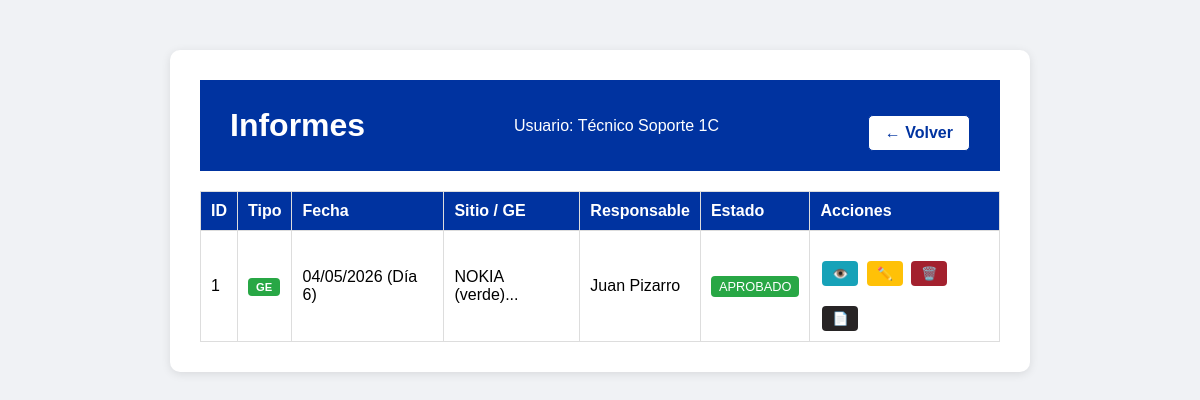
Before: /ver_informes (signed in) with the older database file.
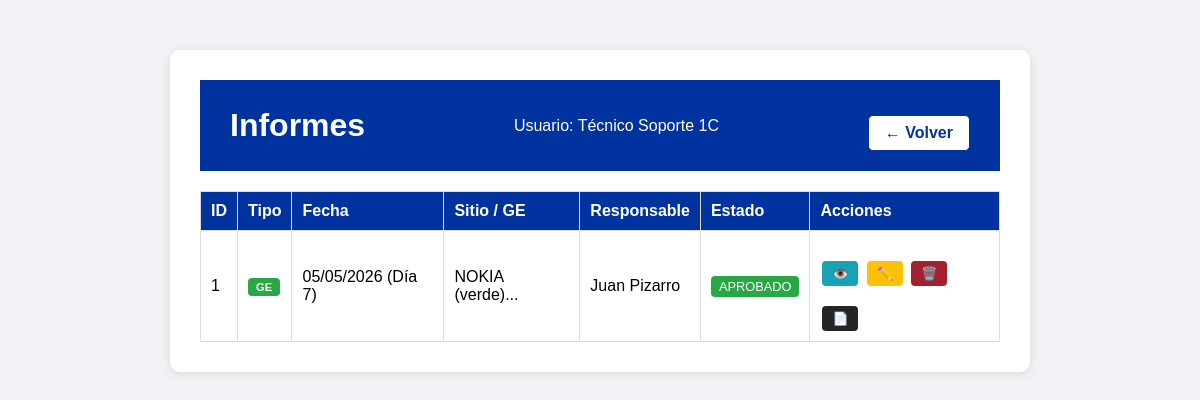
After: the same page with the newer database file.
### app.py (models this page shows, shortened)
class Usuario(db.Model):
    id = db.Column(db.Integer, primary_key=True)
    username = db.Column(db.String(20), unique=True, nullable=False)
    password = db.Column(db.String(200), nullable=False)
    nombre = db.Column(db.String(50), nullable=False)
    rol = db.Column(db.String(20), nullable=False)
    email = db.Column(db.String(100), nullable=True)
    fecha_registro = db.Column(db.DateTime, default=datetime.utcnow)

class InspeccionGE(db.Model):
    id = db.Column(db.Integer, primary_key=True)
    usuario_id = db.Column(db.Integer, db.ForeignKey('usuario.id'), nullable=False)
    sitio_id = db.Column(db.Integer, db.ForeignKey('sitio.id'), nullable=True)
    fecha = db.Column(db.String(20), nullable=False)
    dia_turno = db.Column(db.Integer, nullable=False)
    responsable = db.Column(db.String(50), nullable=False)
    nombre_ge = db.Column(db.String(50), nullable=False)
    tipo_ge = db.Column(db.String(50), nullable=False)
    horometro = db.Column(db.Integer, nullable=False)
    hora_inicio = db.Column(db.String(10), nullable=False)
    hora_termino = db.Column(db.String(10), nullable=False)
    potencia_continua = db.Column(db.Integer, nullable=True)
    cantidad_arranques = db.Column(db.Integer, nullable=False)
    horas_funcionamiento = db.Column(db.Integer, nullable=False)
    nivel_aceite = db.Column(db.String(10), nullable=False)
    nivel_combustible = db.Column(db.String(10), nullable=False)
    nivel_refrigerante = db.Column(db.String(10), nullable=False)
    proxima_mantencion = db.Column(db.Integer, nullable=False)
    estado_carcasa = db.Column(db.String(5), nullable=False)
    limpieza_ge_interior = db.Column(db.String(5), nullable=False)
    limpieza_radiador = db.Column(db.String(5), nullable=False)
    visor_combustible = db.Column(db.String(5), nullable=False)
    arranque_automatico = db.Column(db.String(5), nullable=False)
    limpieza_interior = db.Column(db.String(5), nullable=False)
    limpieza_exterior = db.Column(db.String(5), nullable=False)
    cable_5p_4p = db.Column(db.String(5), nullable=False)
    observaciones = db.Column(db.Text, nullable=True)
    estado_pantalla = db.Column(db.String(5), nullable=False)
    estado_parada_emergencia = db.Column(db.String(5), nullable=False)
    estado_corta_corriente = db.Column(db.String(5), nullable=False)
    estado_selector = db.Column(db.String(5), nullable=False)
    estado_bornes_bateria = db.Column(db.String(5), nullable=False)
    estado_ramal_cables = db.Column(db.String(5), nullable=False)
    estado_enchufe = db.Column(db.String(5), nullable=False)
    estado_cebador = db.Column(db.String(5), nullable=False)
    estado_mangueras = db.Column(db.String(5), nullable=False)
    estado_alarmas = db.Column(db.String(5), nullable=False)
    estado_extintor = db.Column(db.String(5), nullable=False)
    estado_puertas = db.Column(db.String(5), nullable=False)
    estado_baterias = db.Column(db.String(5), nullable=False)
    estado_ventilador = db.Column(db.String(5), nullable=False)
    observaciones_breaker = db.Column(db.Text, nullable=True)
    limpieza_general = db.Column(db.String(5), nullable=False)
    estado_chasis = db.Column(db.String(5), nullable=False)
    cantidad_cunas = db.Column(db.String(10), nullable=False)
    checkpoints = db.Column(db.String(5), nullable=False)
    presion_neumaticos = db.Column(db.String(5), nullable=False)
    estado_jaula = db.Column(db.String(5), nullable=False)
    estado_candados = db.Column(db.String(5), nullable=False)
    nivelacion_carro = db.Column(db.String(5), nullable=False)
    patas_posicionamiento = db.Column(db.String(5), nullable=False)
    manivelas_izajes = db.Column(db.String(5), nullable=False)
    observaciones_estructuras = db.Column(db.Text, nullable=True)
    foto_1 = db.Column(db.String(200), nullable=True)
    foto_2 = db.Column(db.String(200), nullable=True)
    foto_3 = db.Column(db.String(200), nullable=True)
    foto_breaker_1 = db.Column(db.String(200), nullable=True)
    foto_breaker_2 = db.Column(db.String(200), nullable=True)
    foto_breaker_3 = db.Column(db.String(200), nullable=True)
    foto_estructura_1 = db.Column(db.String(200), nullable=True)
    foto_estructura_2 = db.Column(db.String(200), nullable=True)
    foto_estructura_3 = db.Column(db.String(200), nullable=True)
    foto_lev_1 = db.Column(db.String(200), nullable=True)
    foto_lev_2 = db.Column(db.String(200), nullable=True)
    foto_lev_3 = db.Column(db.String(200), nullable=True)
    foto_lev_4 = db.Column(db.String(200), nullable=True)
    foto_lev_5 = db.Column(db.String(200), nullable=True)
    foto_lev_6 = db.Column(db.String(200), nullable=True)
    foto_lev_7 = db.Column(db.String(200), nullable=True)
    foto_lev_8 = db.Column(db.String(200), nullable=True)
    estado = db.Column(db.String(20), default='pendiente')
    fecha_registro = db.Column(db.DateTime, default=datetime.utcnow)
    motivo_rechazo = db.Column(db.String(500), nullable=True)
    usuario = db.relationship('Usuario', backref='inspecciones_ge')
    sitio = db.relationship('Sitio', backref='inspecciones_ge')

### app.py (the view, shortened to what this page needs)
@app.route('/ver_informes')
def ver_informes():
    if 'username' not in session:
        return redirect(url_for('login'))
    usuario_actual = Usuario.query.filter_by(username=session['username']).first()
    if usuario_actual.rol == 'supervisor':
        cow_inspecciones = InspeccionCOW.query.order_by(InspeccionCOW.fecha_registro.desc()).all()
    else:
        cow_inspecciones = InspeccionCOW.query.filter_by(usuario_id=usuario_actual.id).order_by(InspeccionCOW.fecha_registro.desc()).all()
    if usuario_actual.rol == 'supervisor':
        ge_inspecciones = InspeccionGE.query.order_by(InspeccionGE.fecha_registro.desc()).all()
    else:
        ge_inspecciones = InspeccionGE.query.filter_by(usuario_id=usuario_actual.id).order_by(InspeccionGE.fecha_registro.desc()).all()
    inspecciones_unificadas = []
    for ins in ge_inspecciones:
        inspecciones_unificadas.append({
            'id': ins.id,
            'tipo': 'ge',
            'fecha': ins.fecha,
            'dia_turno': ins.dia_turno,
            'sitio': ins.nombre_ge,  # GE usa nombre_ge
            'responsable': ins.responsable,
            'estado': ins.estado
        })
    inspecciones_unificadas.sort(key=lambda x: x['fecha'], reverse=True)
    return render_template('ver_informes.html', usuario=session['nombre'], rol=session['rol'], inspecciones=inspecciones_unificadas)

### templates/ver_informes.html (shortened to what this page needs)
<!DOCTYPE html>
<html lang="es">
<head>
    <link rel="stylesheet" href="{{ url_for('static', filename='style.css') }}">
</head>
<body>
    <div class="container">
        <div class="header">
            <h1>Informes</h1>
            <p>Usuario: {{ usuario }}</p>
            <a href="{{ url_for('menu') }}" class="volver-btn">← Volver</a>
        </div>
        {% if inspecciones %}
            <table class="tabla-informes">
                <thead>
                    <tr>
                        <th>ID</th>
                        <th>Tipo</th>
                        <th>Fecha</th>
                        <th>Sitio / GE</th>
                        <th>Responsable</th>
                        <th>Estado</th>
                        <th>Acciones</th>
                    </tr>
                </thead>
                <tbody>
                    {% for ins in inspecciones %}
                    <tr>
                        <td>{{ ins.id }}</td>
                        <td>
                            <span class="tipo {{ ins.tipo }}">
                                {{ ins.tipo|upper }}
                            </span>
                        </td>
                        <td>{{ ins.fecha }} (Día {{ ins.dia_turno }})</td>
                        <td>{{ ins.sitio[:50] if ins.sitio else 'N/A' }}...</td>
                        <td>{{ ins.responsable }}</td>
                        <td>
                            <span class="estado {{ ins.estado }}">
                                {{ ins.estado|upper }}
                            </span>
                        </td>
                        <td>
                        <a href="{{ url_for('ver_informe', id=ins.id, tipo=ins.tipo) }}" class="btn-ver">👁️</a>
                        <a href="{{ url_for('editar_informe', id=ins.id, tipo=ins.tipo) }}" class="btn-editar">✏️</a>
                        <a href="{{ url_for('borrar_informe', id=ins.id, tipo=ins.tipo) }}" class="btn-borrar" onclick="return confirm('¿Eliminar este informe?')">🗑️</a>
                        {% if ins.estado == 'aprobado' %}
                        <a href="{{ url_for('generar_pdf', id=ins.id, tipo=ins.tipo) }}" class="btn-pdf" target="_blank">📄</a>
                        {% endif %}
                        </td>
                    </tr>
                    {% endfor %}
                </tbody>
            </table>
        {% else %}
            <p>No hay informes registrados.</p>
        {% endif %}
    </div>
</body>
</html>

### static/style.css (style rules this page uses)
body { font-family: Arial, sans-serif; background-color: #f0f2f5; margin: 0; padding: 0; }
.container { max-width: 800px; margin: 50px auto; background-color: white; padding: 30px; border-radius: 10px; box-shadow: 0 2px 10px rgba(0,0,0,0.1); text-align: center; }
.container h1 { color: #0033a0; }
.container a { display: inline-block; margin-top: 20px; color: #0033a0; text-decoration: none; }
.header { background-color: #0033a0; color: white; padding: 20px 30px; display: flex; justify-content: space-between; align-items: center; }
.header h1 { margin: 0; color: white; }
.header p { margin: 0; }
.header .volver-btn { display: inline-block; margin-top: 15px; padding: 8px 16px; background-color: white; color: #0033a0 !important; text-decoration: none; border-radius: 5px; font-weight: bold; border: 1px solid #0033a0; }
.tabla-informes { width: 100%; border-collapse: collapse; margin-top: 20px; }
.tabla-informes th, .tabla-informes td { border: 1px solid #ddd; padding: 10px; text-align: left; }
.tabla-informes th { background-color: #0033a0; color: white; }
.estado { padding: 3px 8px; border-radius: 4px; font-size: 0.8em; }
.estado.aprobado { background-color: #28a745; color: white; }
.btn-ver, .btn-aprobar, .btn-rechazar { padding: 5px 10px; border-radius: 4px; text-decoration: none; font-size: 0.8em; margin: 0 2px; }
.btn-ver { background-color: #17a2b8; color: white; }
.btn-editar { background-color: #ffc107; color: #333; padding: 5px 10px; border-radius: 4px; text-decoration: none; font-size: 0.8em; margin: 0 2px; }
.btn-borrar { background-color: #a3212e; color: white; padding: 5px 10px; border-radius: 4px; text-decoration: none; font-size: 0.8em; margin: 0 2px; }
.btn-pdf { background-color: #272425; color: white; padding: 5px 10px; border-radius: 4px; text-decoration: none; font-size: 0.8em; margin: 0 2px; }
.tipo { padding: 3px 8px; border-radius: 4px; font-size: 0.7em; font-weight: bold; }
.tipo.ge { background-color: #28a745; color: white; }

Changed rows visible on the page:
changed InspeccionGE "NOKIA (verde)": fecha "04/05/2026" → "05/05/2026"; dia_turno "6" → "7"
